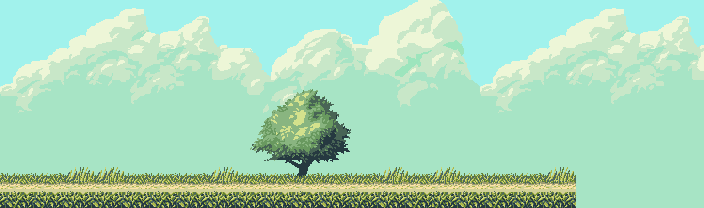

A level layout from a 2D game, rendered from its tile map. Below: a short description, then the map file with tile-grid data replaced by summaries:
An orthogonal 44x13 tile map with 16x16 px tiles, 3 tile layers (Sky, Clouds, Foreground), 4 tilesets.

<map version="1.2" tiledversion="1.2.4" orientation="orthogonal" renderorder="right-down" width="44" height="13" tilewidth="16" tileheight="16" infinite="0" nextlayerid="6" nextobjectid="1">
 <tileset firstgid="1" source="title_background.tsx" />
 <tileset firstgid="253" source="country-platform-tiles-example.tsx" />
 <tileset firstgid="505" source="tileset_clouds.tsx" />
 <tileset firstgid="895" source="tileset_sky.tsx" />
 <layer id="4" name="Sky" width="44" height="13">
  <data>[572 cells, 572 non-empty, 78 distinct tile ids]</data>
 </layer>
 <layer id="5" name="Clouds" width="44" height="13">
  <data>[572 cells, 572 non-empty, 390 distinct tile ids]</data>
 </layer>
 <layer id="2" name="Foreground" width="44" height="13">
  <data>[572 cells, 228 non-empty, 168 distinct tile ids]</data>
 </layer>
</map>
